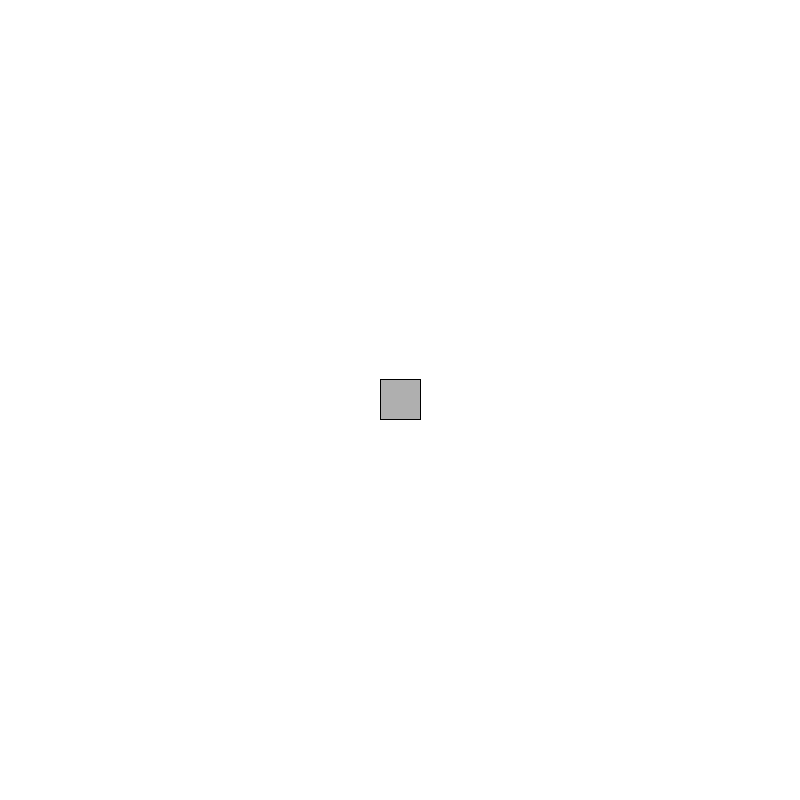
Frame 1 (no input)
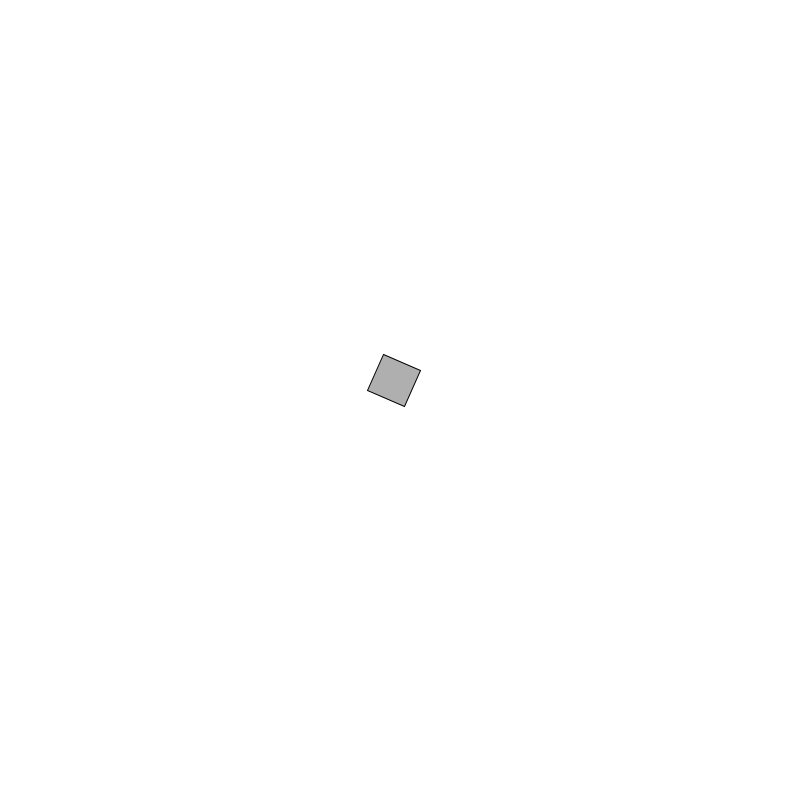
Frame 60 (the mouse pressed at the canvas centre just before this capture)
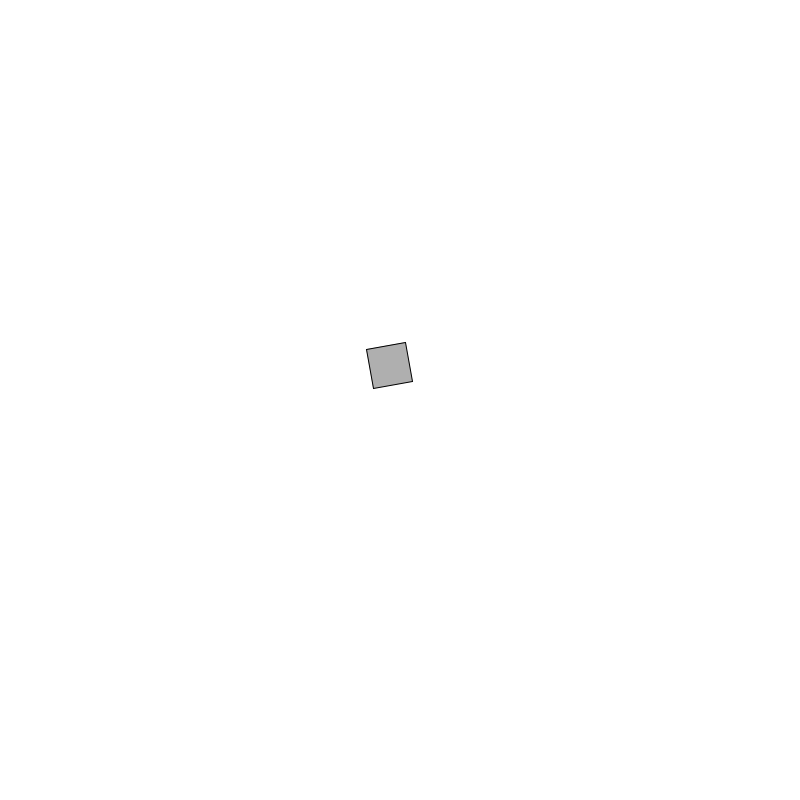
Frame 120 (the mouse held since frame 60 and released just before this capture)

The Processing sketch that drew these frames (run headless with seeded random() and noise(); from frame 60 on, the mouse is pressed at the canvas centre):

// Processing sketch: angular
// ── angular.pde
Mover m;
void setup() {
  size(800, 800);
  m = new Mover();
}

void draw() {
  background(255);
  m.update();
  m.draw();
}
// ── Mover.pde
class Mover {
  PVector location, velocity, acceleration;
  float mass, angle, aVelocity, aAcceleration;
  Mover() {
    location = new PVector(width / 2, height / 2);
    velocity = new PVector(0, 0);
    acceleration = new PVector(0, 0);
    mass = 20;

    angle = 0;
    aVelocity = 0;
    aAcceleration = 0;
  }

  void checkEdges() {
    if (location.x < 0) {
      location.x = width;
    } else if (location.x > width) {
      location.x = 0;
    }
    if (location.y < 0) {
      location.y = height;
    } else if (location.y > height) {
      location.y = 0;
    }
  }

  void update() {
    acceleration.add(new PVector(random(-0.05, 0.05), random(-0.05, 0.05)));
    velocity.add(acceleration);
    location.add(velocity);
    acceleration.mult(0);
    aAcceleration = velocity.x / 100;
    aVelocity += aAcceleration;
    aVelocity = constrain(aVelocity, -2, 2);
    angle += aVelocity;

    checkEdges();
  }

  void draw() {
    fill(175);
    rectMode(CENTER);
    pushMatrix();
    translate(location.x, location.y);
    rotate(angle);
    rect(0, 0, mass * 2, mass * 2);
    popMatrix();
  }
}
